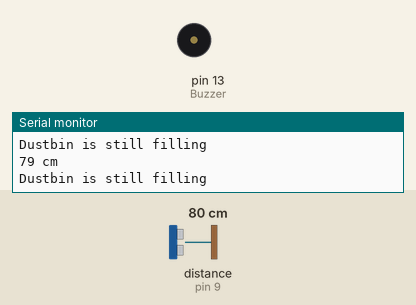
Recording of a sketch running on a simulated Arduino Uno, built with avr-gcc and run on an emulated ATmega328P. On the bench: buzzer (waves = sounding, pin HIGH), the last lines printed to the serial monitor. Wiring (inferred from the names in the program): ultrasonic range finder: trigger pin 8; echo pin 9. The inputs (shaded band) are chosen by the test bench; at power-on: distance to the obstacle (sensor on pin 9) 80 cm. The echo pulse lasts 58.3 µs per cm; pins used as bus, display or sensor lines are not drawn.

Above: at 1.3 s.
1.4 s: distance to the obstacle (sensor on pin 9) set to 2 cm
At 2.2 s:
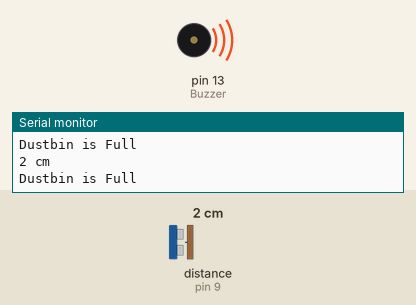
3.0 s: distance to the obstacle (sensor on pin 9) set to 9 cm
At 3.4 s:
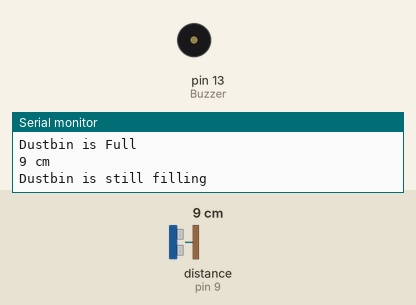
4.5 s: distance to the obstacle (sensor on pin 9) set to 4 cm
At 5.9 s:
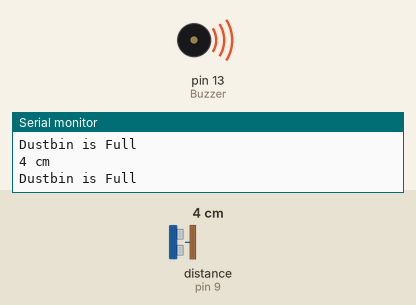
Timing chart, 0 to 7.5 s (numbered marks = the images above; inputs shaded):
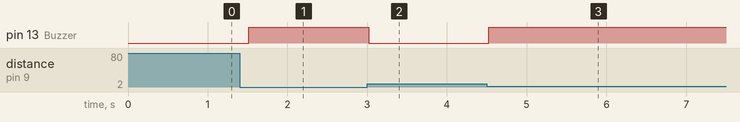

The sketch:

Dustbin.ino
```cpp
#define trigPin 8
#define echoPin 9
#define Buzzer 13

void setup() {
Serial.begin (9600);
pinMode(trigPin, OUTPUT);
pinMode(echoPin, INPUT);
pinMode(Buzzer, OUTPUT);

}

void loop() {

digitalWrite(trigPin, LOW);
delayMicroseconds(2);
digitalWrite(trigPin, HIGH);
delayMicroseconds(10);
digitalWrite(trigPin, LOW);

int duration = pulseIn(echoPin, HIGH);

int distance = (duration/2) / 29.1;

if (distance < 8)
{
digitalWrite(Buzzer,HIGH);

}
else {
digitalWrite(Buzzer,LOW);
}

if (distance >= 8)
{
  Serial.print(distance);
Serial.println(" cm");
Serial.println("Dustbin is still filling");
}
else {
Serial.print(distance);
Serial.println(" cm");
Serial.println("Dustbin is Full");
}
delay(500);
}
```

Measured:
- after the input at 1.4 s, pin 13 (Buzzer): LOW → HIGH after 0.12 s
- after the input at 3.0 s, pin 13 (Buzzer): HIGH → LOW at once
- after the input at 4.5 s, pin 13 (Buzzer): LOW → HIGH at once
